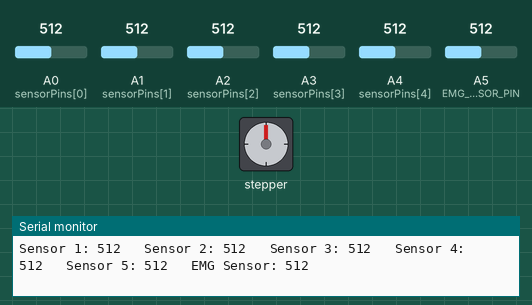
Recording of a sketch running on a simulated Arduino Uno, built with avr-gcc and run on an emulated ATmega328P. On the bench: stepper motor, the last lines printed to the serial monitor. The test bench sets the inputs (shaded band); at power-on: A3 (sensorPins[3]) = 512, A0 (sensorPins[0]) = 512, A1 (sensorPins[1]) = 512, A2 (sensorPins[2]) = 512, A4 (sensorPins[4]) = 512, A5 (EMG_SENSOR_PIN) = 512. Stepper angles assume 1300 steps per turn.

Above: at 2.2 s.
2.3 s: A3 (sensorPins[3]) set to 242
3.8 s: A3 (sensorPins[3]) set to 211
At 4.38 s:
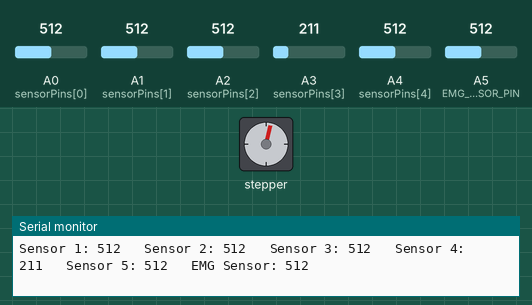
At 4.94 s:
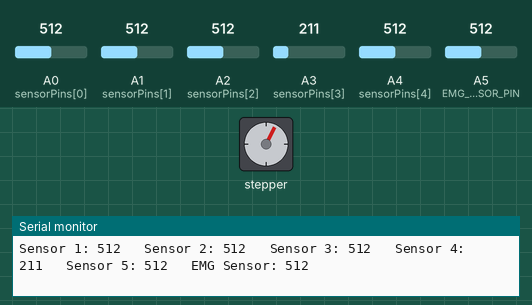
6.8 s: A0 (sensorPins[0]) set to 111
At 6.91 s:
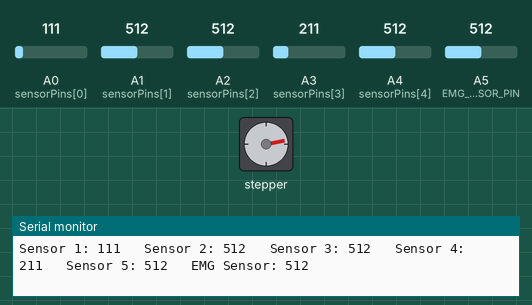
9.8 s: A0 (sensorPins[0]) set to 91
At 9.85 s:
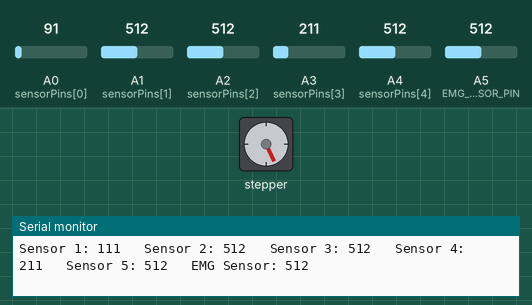
12.8 s: A1 (sensorPins[1]) set to 109
15.8 s: A1 (sensorPins[1]) set to 89
Timing chart, 0 to 19.8 s (numbered marks = the images above; inputs shaded):
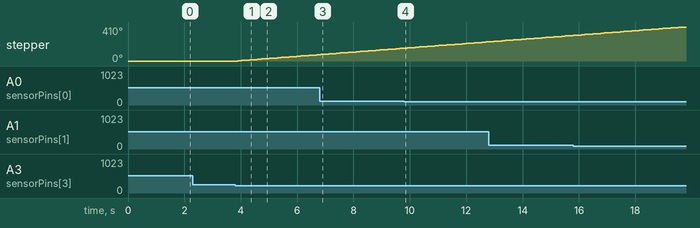

The sketch:

emg-motor-2-5.ino
```cpp
#include <Stepper.h>

// Define the number of sensors (flex + EMG)
#define NUM_SENSORS 5
#define EMG_SENSOR_PIN A5  // Define the pin for the EMG sensor
#define BASELINE_SAMPLES 100  // Number of samples to calculate the baseline
#define HYSTERESIS 100  // Hysteresis value to prevent oscillation

// Assign the analog pins to each sensor (flex sensors)
const int sensorPins[NUM_SENSORS] = {A0, A1, A2, A3, A4};

// Variables for sensor values and EMG baseline
int sensorValues[NUM_SENSORS];
int emgValue;
int emgBaseline = 0;
bool motorRunning = false;  // Track motor state

// Stepper motor setup
const int stepsPerRevolution = 1300;  // Adjust this to fit your motor
Stepper myStepper(stepsPerRevolution, 8, 9, 10, 11);
int motorSpeed = 100;  // Motor speed for movement (adjust as needed)

bool motorActive = false; // Track if the motor is currently running
unsigned long motorStartTime = 0;  // Store the time when the motor starts
const unsigned long motorRunDuration = 10000;  // 10 seconds (in milliseconds)

void setup() {
  Serial.begin(9600);

  // Set up sensor pins (INPUT)
  for (int i = 0; i < NUM_SENSORS; i++) {
    pinMode(sensorPins[i], INPUT);
  }

  // Set up the EMG sensor pin
  pinMode(EMG_SENSOR_PIN, INPUT);

  // Stepper motor initialization
  myStepper.setSpeed(motorSpeed);  // Initial speed for stepper motor

  // Calculate the EMG sensor baseline
  calculateEMGBaseline();
}

void loop() {
  // Read each flex sensor and update their values
  for (int i = 0; i < NUM_SENSORS; i++) {
    sensorValues[i] = analogRead(sensorPins[i]);
  }

  // Print the flex sensor readings
  for (int i = 0; i < NUM_SENSORS; i++) {
    Serial.print("Sensor ");
    Serial.print(i + 1);
    Serial.print(": ");
    Serial.print(sensorValues[i]);
    Serial.print("   ");
  }

  // Read the EMG sensor value
  emgValue = analogRead(EMG_SENSOR_PIN);
  Serial.print("EMG Sensor: ");
  Serial.println(emgValue);

  // Check if sensor 4 (index 3) goes below 230
  if (sensorValues[3] < 230 && !motorActive) {
    // Start the motor and record the start time
    motorStartTime = millis();
    motorActive = true;
    Serial.println("Motor started");
  }

  // If the motor is active, keep it running for 10 seconds
  if (motorActive) {
    myStepper.setSpeed(motorSpeed);
    myStepper.step(stepsPerRevolution / 100);  // Rotate the motor

    // Check if 10 seconds have passed
    if (millis() - motorStartTime >= motorRunDuration) {
      motorActive = false;  // Stop the motor
      Serial.println("Motor stopped after 10 seconds");
    }
  }

  delay(100);  // Short delay for sensor reading and motor control
}

// Function to calculate EMG baseline
void calculateEMGBaseline() {
  long sum = 0;

  // Take multiple readings to get an average baseline
  for (int i = 0; i < BASELINE_SAMPLES; i++) {
    sum += analogRead(EMG_SENSOR_PIN);
    delay(10);  // Short delay between readings
  }

  emgBaseline = sum / BASELINE_SAMPLES;
  Serial.print("EMG Baseline: ");
  Serial.println(emgBaseline);
}
```

Measured:
- the behaviour switches between 230 and 229 on A3 (sensorPins[3]) (found by bisection; images 0 and 1)
- the behaviour switches between 100 and 99 on A0 (sensorPins[0]) (found by bisection; images 3 and 4)
- after the input at 3.8 s, stepper: keeps turning clockwise at about 27°/s, starting after 0.09 s
